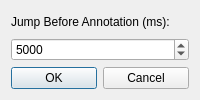
<?xml version="1.0" encoding="UTF-8"?>
<ui version="4.0">
 <class>ConfigDialog</class>
 <widget class="QDialog" name="ConfigDialog">
  <property name="windowTitle">
   <string>Settings</string>
  </property>
  <layout class="QVBoxLayout" name="verticalLayout">
   <item>
    <widget class="QLabel" name="jumpBeforeLabel">
     <property name="text">
      <string>Jump Before Annotation (ms):</string>
     </property>
    </widget>
   </item>
   <item>
    <widget class="QSpinBox" name="jumpBeforeSpinBox">
     <property name="maximum">
      <number>60000</number>
     </property>
     <property name="singleStep">
      <number>100</number>
     </property>
     <property name="value">
      <number>5000</number>
     </property>
    </widget>
   </item>
   <item>
    <layout class="QHBoxLayout">
     <item>
      <widget class="QPushButton" name="okButton">
       <property name="text">
        <string>OK</string>
       </property>
      </widget>
     </item>
     <item>
      <widget class="QPushButton" name="cancelButton">
       <property name="text">
        <string>Cancel</string>
       </property>
      </widget>
     </item>
    </layout>
   </item>
  </layout>
 </widget>
 <resources/>
 <connections/>
</ui>
